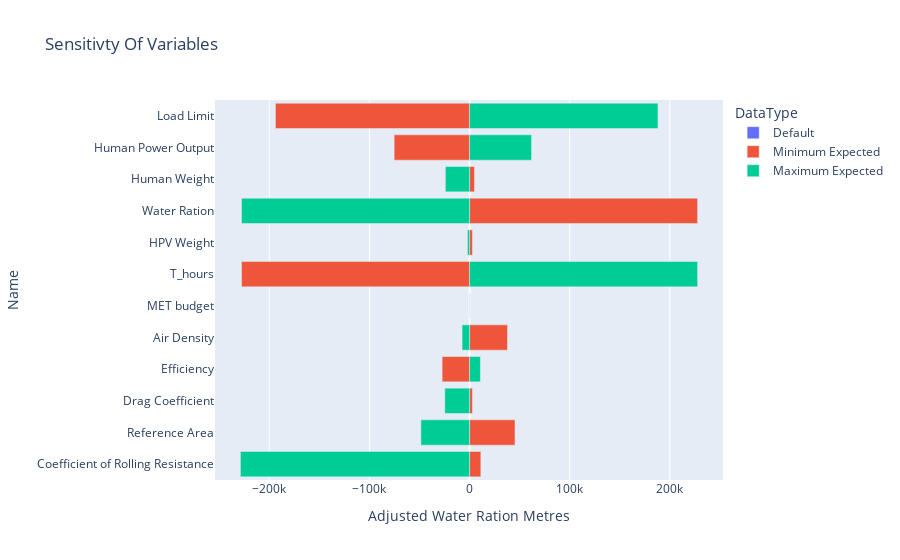

Here is the notebook cell this chart was saved with:
### Code cell
summary_df = df_large[(df_large.DataType == "Minimum Expected") | (df_large.DataType == "Maximum Expected") | (df_large.DataType == "Default")]


fig = px.bar(summary_df, y="Name", x="Adjusted Water Ration Metres", color="DataType", title="Sensitivty Of Variables",        #size='MarkerSize',
)
fig.show()

### Figure 1 — Plotly figure (JSON) as saved in the notebook; plotly's stock layout.template omitted (floating-point values rounded to 4 significant figures)
{"data": [{"alignmentgroup": "True", "hovertemplate": "DataType=Default<br>Adjusted Water Ration Metres=%{x}<br>Name=%{y}<extra></extra>", "legendgroup": "Default", "marker": {"color": "#636efa", "pattern": {"shape": ""}}, "name": "Default", "offsetgroup": "Default", "orientation": "h", "showlegend": true, "textposition": "auto", "type": "bar", "x": [0, 0, 0, 0, 0, 0, 0, 0, 0, 0, 0, 0], "xaxis": "x", "y": ["Coefficient of Rolling Resistance", "Reference Area", "Drag Coefficient", "Efficiency", "Air Density", "MET budget", "T_hours", "HPV Weight", "Water Ration", "Human Weight", "Human Power Output", "Load Limit"], "yaxis": "y"}, {"alignmentgroup": "True", "hovertemplate": "DataType=Minimum Expected<br>Adjusted Water Ration Metres=%{x}<br>Name=%{y}<extra></extra>", "legendgroup": "Minimum Expected", "marker": {"color": "#EF553B", "pattern": {"shape": ""}}, "name": "Minimum Expected", "offsetgroup": "Minimum Expected", "orientation": "h", "showlegend": true, "textposition": "auto", "type": "bar", "x": [11260.0, 45380.0, 2856.0, -27410.0, 37900.0, 0, -227700.0, 2870.0, 227700.0, 4920.0, -75320.0, -193900.0], "xaxis": "x", "y": ["Coefficient of Rolling Resistance", "Reference Area", "Drag Coefficient", "Efficiency", "Air Density", "MET budget", "T_hours", "HPV Weight", "Water Ration", "Human Weight", "Human Power Output", "Load Limit"], "yaxis": "y"}, {"alignmentgroup": "True", "hovertemplate": "DataType=Maximum Expected<br>Adjusted Water Ration Metres=%{x}<br>Name=%{y}<extra></extra>", "legendgroup": "Maximum Expected", "marker": {"color": "#00cc96", "pattern": {"shape": ""}}, "name": "Maximum Expected", "offsetgroup": "Maximum Expected", "orientation": "h", "showlegend": true, "textposition": "auto", "type": "bar", "x": [-228800.0, -48620.0, -24740.0, 10810.0, -7468.0, 0, 227700.0, -2109.0, -227700.0, -24170.0, 61900.0, 188100.0], "xaxis": "x", "y": ["Coefficient of Rolling Resistance", "Reference Area", "Drag Coefficient", "Efficiency", "Air Density", "MET budget", "T_hours", "HPV Weight", "Water Ration", "Human Weight", "Human Power Output", "Load Limit"], "yaxis": "y"}], "layout": {"barmode": "relative", "legend": {"title": {"text": "DataType"}, "tracegroupgap": 0}, "title": {"text": "Sensitivty Of Variables"}, "xaxis": {"anchor": "y", "domain": [0, 1], "title": {"text": "Adjusted Water Ration Metres"}}, "yaxis": {"anchor": "x", "domain": [0, 1], "title": {"text": "Name"}}}}
